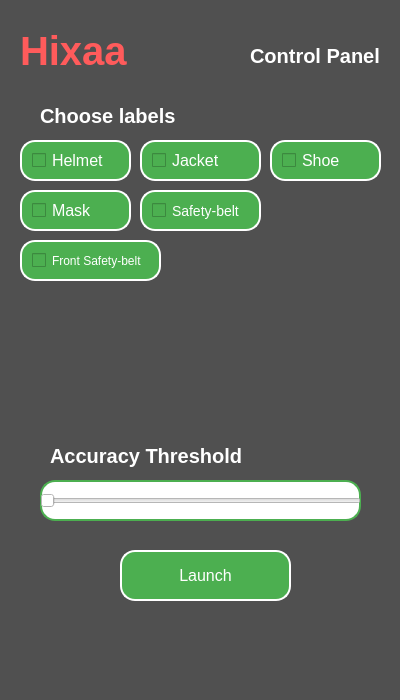
<?xml version="1.0" encoding="UTF-8"?>
<ui version="4.0">
 <class>Dialog</class>
 <widget class="QDialog" name="Dialog">
  <property name="geometry">
   <rect>
    <x>0</x>
    <y>0</y>
    <width>400</width>
    <height>700</height>
   </rect>
  </property>
  <property name="windowTitle">
   <string>Dialog</string>
  </property>
  <widget class="QWidget" name="widget" native="true">
   <property name="geometry">
    <rect>
     <x>-110</x>
     <y>0</y>
     <width>691</width>
     <height>751</height>
    </rect>
   </property>
   <property name="styleSheet">
    <string notr="true">background-color: rgb(80, 80, 80);</string>
   </property>
   <widget class="QLabel" name="label">
    <property name="geometry">
     <rect>
      <x>130</x>
      <y>20</y>
      <width>131</width>
      <height>61</height>
     </rect>
    </property>
    <property name="styleSheet">
     <string notr="true">    font-size: 40px;
    font-weight: bold;
    color: rgb(255, 91, 91);;
    font-family: 'Noto Sans Mono', monospace;</string>
    </property>
    <property name="text">
     <string>Hixaa</string>
    </property>
   </widget>
   <widget class="QLabel" name="label_2">
    <property name="geometry">
     <rect>
      <x>360</x>
      <y>40</y>
      <width>131</width>
      <height>31</height>
     </rect>
    </property>
    <property name="styleSheet">
     <string notr="true">font-size: 20px;
    font-weight: bold;
    color: #fff;
    font-family: system-ui, -apple-system, BlinkMacSystemFont, 'Segoe UI', Roboto, Oxygen, Ubuntu, Cantarell, 'Open Sans', 'Helvetica Neue', sans-serif;</string>
    </property>
    <property name="text">
     <string>Control Panel</string>
    </property>
   </widget>
   <widget class="QLabel" name="label_3">
    <property name="geometry">
     <rect>
      <x>150</x>
      <y>100</y>
      <width>141</width>
      <height>31</height>
     </rect>
    </property>
    <property name="styleSheet">
     <string notr="true">font-size: 20px;
    font-weight: bold;
    color: #fff;
    font-family: system-ui, -apple-system, BlinkMacSystemFont, 'Segoe UI', Roboto, Oxygen, Ubuntu, Cantarell, 'Open Sans', 'Helvetica Neue', sans-serif;</string>
    </property>
    <property name="text">
     <string>Choose labels</string>
    </property>
   </widget>
   <widget class="QCheckBox" name="checkBox">
    <property name="geometry">
     <rect>
      <x>130</x>
      <y>140</y>
      <width>111</width>
      <height>41</height>
     </rect>
    </property>
    <property name="styleSheet">
     <string notr="true">  background-color: #4CAF50; /* Green */
  border: none;
  color: white;
  padding: 15px 32px;
  text-align: center;
  text-decoration: none;
  display: inline-block;
  font-size: 16px;
  border: 2px solid #fff;
  padding: 10px;
  border-radius: 15%;</string>
    </property>
    <property name="text">
     <string>Helmet</string>
    </property>
   </widget>
   <widget class="QSlider" name="horizontalSlider">
    <property name="geometry">
     <rect>
      <x>150</x>
      <y>480</y>
      <width>321</width>
      <height>41</height>
     </rect>
    </property>
    <property name="styleSheet">
     <string notr="true">  background-color: #fff; /* Green */
  border: none;
  color: white;
  padding: 15px 32px;
  text-align: center;
  text-decoration: none;
  display: inline-block;
  font-size: 16px;
  border: 2px solid #4CAF50;
  padding: 10px;
  border-radius: 15%;</string>
    </property>
    <property name="orientation">
     <enum>Qt::Horizontal</enum>
    </property>
   </widget>
   <widget class="QLabel" name="label_13">
    <property name="geometry">
     <rect>
      <x>160</x>
      <y>440</y>
      <width>191</width>
      <height>31</height>
     </rect>
    </property>
    <property name="styleSheet">
     <string notr="true">font-size: 20px;
    font-weight: bold;
    color: #fff;
    font-family: system-ui, -apple-system, BlinkMacSystemFont, 'Segoe UI', Roboto, Oxygen, Ubuntu, Cantarell, 'Open Sans', 'Helvetica Neue', sans-serif;</string>
    </property>
    <property name="text">
     <string>Accuracy Threshold</string>
    </property>
   </widget>
   <widget class="QPushButton" name="pushButton">
    <property name="geometry">
     <rect>
      <x>230</x>
      <y>550</y>
      <width>171</width>
      <height>51</height>
     </rect>
    </property>
    <property name="styleSheet">
     <string notr="true">  background-color: #4CAF50; /* Green */
  border: none;
  color: white;
  padding: 15px 32px;
  text-align: center;
  text-decoration: none;
  display: inline-block;
  font-size: 16px;
  border: 2px solid #fff;
  padding: 10px;
  border-radius: 15%;</string>
    </property>
    <property name="text">
     <string>Launch</string>
    </property>
   </widget>
   <widget class="QCheckBox" name="checkBox_3">
    <property name="geometry">
     <rect>
      <x>250</x>
      <y>140</y>
      <width>121</width>
      <height>41</height>
     </rect>
    </property>
    <property name="styleSheet">
     <string notr="true">  background-color: #4CAF50; /* Green */
  border: none;
  color: white;
  padding: 15px 32px;
  text-align: center;
  text-decoration: none;
  display: inline-block;
  font-size: 16px;
  border: 2px solid #fff;
  padding: 10px;
  border-radius: 15%;</string>
    </property>
    <property name="text">
     <string>Jacket</string>
    </property>
   </widget>
   <widget class="QCheckBox" name="checkBox_6">
    <property name="geometry">
     <rect>
      <x>130</x>
      <y>190</y>
      <width>111</width>
      <height>41</height>
     </rect>
    </property>
    <property name="styleSheet">
     <string notr="true">  background-color: #4CAF50; /* Green */
  border: none;
  color: white;
  padding: 15px 32px;
  text-align: center;
  text-decoration: none;
  display: inline-block;
  font-size: 16px;
  border: 2px solid #fff;
  padding: 10px;
  border-radius: 15%;</string>
    </property>
    <property name="text">
     <string>Mask</string>
    </property>
   </widget>
   <widget class="QCheckBox" name="checkBox_27">
    <property name="geometry">
     <rect>
      <x>380</x>
      <y>140</y>
      <width>111</width>
      <height>41</height>
     </rect>
    </property>
    <property name="styleSheet">
     <string notr="true">  background-color: #4CAF50; /* Green */
  border: none;
  color: white;
  padding: 15px 32px;
  text-align: center;
  text-decoration: none;
  display: inline-block;
  font-size: 16px;
  border: 2px solid #fff;
  padding: 10px;
  border-radius: 15%;</string>
    </property>
    <property name="text">
     <string>Shoe</string>
    </property>
   </widget>
   <widget class="QCheckBox" name="checkBox_29">
    <property name="geometry">
     <rect>
      <x>250</x>
      <y>190</y>
      <width>121</width>
      <height>41</height>
     </rect>
    </property>
    <property name="styleSheet">
     <string notr="true">  background-color: #4CAF50; /* Green */
  border: none;
  color: white;
  padding: 15px 32px;
  text-align: center;
  text-decoration: none;
  display: inline-block;
  font-size: 14px;
  border: 2px solid #fff;
  padding: 10px;
  border-radius: 15%;</string>
    </property>
    <property name="text">
     <string>Safety-belt</string>
    </property>
   </widget>
   <widget class="QCheckBox" name="checkBox_31">
    <property name="geometry">
     <rect>
      <x>130</x>
      <y>240</y>
      <width>141</width>
      <height>41</height>
     </rect>
    </property>
    <property name="styleSheet">
     <string notr="true">  background-color: #4CAF50; /* Green */
  border: none;
  color: white;
  padding: 15px 32px;
  text-align: center;
  text-decoration: none;
  display: inline-block;
  font-size: 12px;
  border: 2px solid #fff;
  padding: 10px;
  border-radius: 15%;</string>
    </property>
    <property name="text">
     <string>Front Safety-belt</string>
    </property>
   </widget>
  </widget>
 </widget>
 <resources/>
 <connections/>
</ui>
